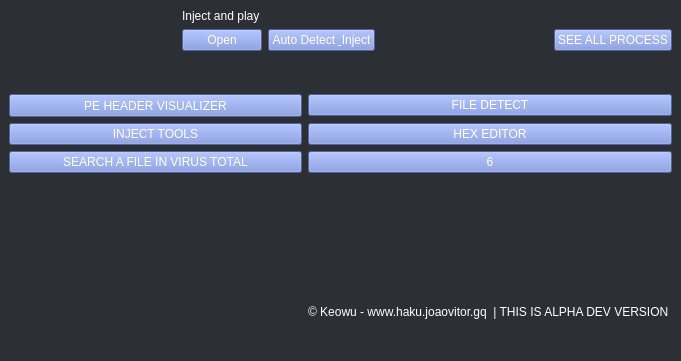
<?xml version="1.0" encoding="UTF-8"?>
<ui version="4.0">
 <class>MainWindow</class>
 <widget class="QMainWindow" name="MainWindow">
  <property name="geometry">
   <rect>
    <x>0</x>
    <y>0</y>
    <width>681</width>
    <height>361</height>
   </rect>
  </property>
  <property name="windowTitle">
   <string>Haku Detector | DEV | v1.0.6.71-DEV | RELEASE FOR TESTING</string>
  </property>
  <property name="styleSheet">
   <string notr="true">background-color: #2c2f33	;
color: white;</string>
  </property>
  <widget class="QWidget" name="centralwidget">
   <layout class="QGridLayout" name="gridLayout_2">
    <item row="1" column="1">
     <widget class="QPushButton" name="pushButton_2">
      <property name="styleSheet">
       <string notr="true">background-color: #7289da;</string>
      </property>
      <property name="text">
       <string>FILE DETECT</string>
      </property>
     </widget>
    </item>
    <item row="3" column="0">
     <widget class="QPushButton" name="pushButton_6">
      <property name="styleSheet">
       <string notr="true">background-color: #7289da;</string>
      </property>
      <property name="text">
       <string>SEARCH A FILE IN VIRUS TOTAL</string>
      </property>
     </widget>
    </item>
    <item row="7" column="1">
     <spacer name="verticalSpacer_5">
      <property name="orientation">
       <enum>Qt::Vertical</enum>
      </property>
      <property name="sizeHint" stdset="0">
       <size>
        <width>20</width>
        <height>40</height>
       </size>
      </property>
     </spacer>
    </item>
    <item row="8" column="0">
     <spacer name="verticalSpacer_2">
      <property name="orientation">
       <enum>Qt::Vertical</enum>
      </property>
      <property name="sizeHint" stdset="0">
       <size>
        <width>20</width>
        <height>40</height>
       </size>
      </property>
     </spacer>
    </item>
    <item row="1" column="0">
     <layout class="QGridLayout" name="gridLayout">
      <item row="1" column="0">
       <widget class="QPushButton" name="pushButton">
        <property name="minimumSize">
         <size>
          <width>0</width>
          <height>23</height>
         </size>
        </property>
        <property name="styleSheet">
         <string notr="true">background-color: #7289da;</string>
        </property>
        <property name="text">
         <string>PE HEADER VISUALIZER</string>
        </property>
       </widget>
      </item>
     </layout>
    </item>
    <item row="0" column="0" colspan="2">
     <layout class="QGridLayout" name="gridLayout_3">
      <item row="1" column="2">
       <widget class="QPushButton" name="pushButton_8">
        <property name="styleSheet">
         <string notr="true">background-color: #7289da;
color: white;</string>
        </property>
        <property name="text">
         <string>Auto Detect &amp; Inject</string>
        </property>
       </widget>
      </item>
      <item row="1" column="3">
       <spacer name="horizontalSpacer_2">
        <property name="orientation">
         <enum>Qt::Horizontal</enum>
        </property>
        <property name="sizeHint" stdset="0">
         <size>
          <width>40</width>
          <height>20</height>
         </size>
        </property>
       </spacer>
      </item>
      <item row="2" column="1">
       <spacer name="verticalSpacer">
        <property name="orientation">
         <enum>Qt::Vertical</enum>
        </property>
        <property name="sizeHint" stdset="0">
         <size>
          <width>20</width>
          <height>40</height>
         </size>
        </property>
       </spacer>
      </item>
      <item row="1" column="0">
       <spacer name="horizontalSpacer">
        <property name="orientation">
         <enum>Qt::Horizontal</enum>
        </property>
        <property name="sizeHint" stdset="0">
         <size>
          <width>40</width>
          <height>20</height>
         </size>
        </property>
       </spacer>
      </item>
      <item row="1" column="1">
       <widget class="QPushButton" name="pushButton_5">
        <property name="styleSheet">
         <string notr="true">background-color: #7289da;
color: white;</string>
        </property>
        <property name="text">
         <string>Open</string>
        </property>
       </widget>
      </item>
      <item row="0" column="1">
       <widget class="QLabel" name="label">
        <property name="styleSheet">
         <string notr="true">text-align: center;</string>
        </property>
        <property name="text">
         <string>Inject and play</string>
        </property>
       </widget>
      </item>
      <item row="1" column="4">
       <widget class="QPushButton" name="pushButton_9">
        <property name="styleSheet">
         <string notr="true">background-color: #7289da;
color: white;</string>
        </property>
        <property name="text">
         <string>SEE ALL PROCESS</string>
        </property>
       </widget>
      </item>
     </layout>
    </item>
    <item row="3" column="1">
     <widget class="QPushButton" name="pushButton_7">
      <property name="styleSheet">
       <string notr="true">background-color: #7289da;</string>
      </property>
      <property name="text">
       <string>6</string>
      </property>
     </widget>
    </item>
    <item row="2" column="0">
     <widget class="QPushButton" name="pushButton_3">
      <property name="sizePolicy">
       <sizepolicy hsizetype="Minimum" vsizetype="Fixed">
        <horstretch>0</horstretch>
        <verstretch>13</verstretch>
       </sizepolicy>
      </property>
      <property name="baseSize">
       <size>
        <width>0</width>
        <height>0</height>
       </size>
      </property>
      <property name="styleSheet">
       <string notr="true">background-color: #7289da;</string>
      </property>
      <property name="text">
       <string>INJECT TOOLS</string>
      </property>
     </widget>
    </item>
    <item row="2" column="1">
     <widget class="QPushButton" name="pushButton_4">
      <property name="styleSheet">
       <string notr="true">background-color: #7289da;</string>
      </property>
      <property name="text">
       <string>HEX EDITOR</string>
      </property>
     </widget>
    </item>
    <item row="8" column="1">
     <widget class="QLabel" name="label_2">
      <property name="text">
       <string>© Keowu - www.haku.joaovitor.gq  | THIS IS ALPHA DEV VERSION </string>
      </property>
     </widget>
    </item>
    <item row="6" column="1">
     <spacer name="verticalSpacer_4">
      <property name="orientation">
       <enum>Qt::Vertical</enum>
      </property>
      <property name="sizeHint" stdset="0">
       <size>
        <width>20</width>
        <height>40</height>
       </size>
      </property>
     </spacer>
    </item>
    <item row="4" column="1" rowspan="2">
     <spacer name="verticalSpacer_3">
      <property name="orientation">
       <enum>Qt::Vertical</enum>
      </property>
      <property name="sizeHint" stdset="0">
       <size>
        <width>20</width>
        <height>40</height>
       </size>
      </property>
     </spacer>
    </item>
   </layout>
  </widget>
  <widget class="QMenuBar" name="menubar">
   <property name="geometry">
    <rect>
     <x>0</x>
     <y>0</y>
     <width>681</width>
     <height>21</height>
    </rect>
   </property>
  </widget>
  <widget class="QStatusBar" name="statusbar"/>
 </widget>
 <resources/>
 <connections/>
</ui>
